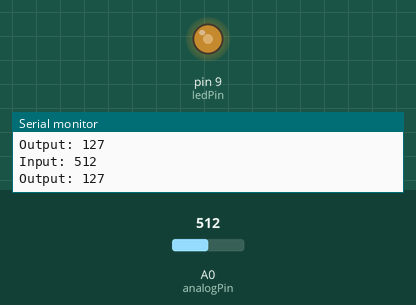
This sketch was run on a simulated Arduino Uno, built with avr-gcc and run on an emulated ATmega328P. On the bench: output pins drawn as LEDs (lit = HIGH), the last lines printed to the serial monitor. Inputs (shaded band) come from the test bench; at power-on: A0 (analogPin) = 512.

Above: at 1.8 s.
1.9 s: A0 (analogPin) set to 716
At 3.1 s:
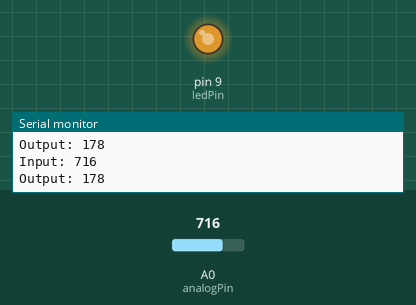
3.5 s: A0 (analogPin) set to 900
At 4.6 s:
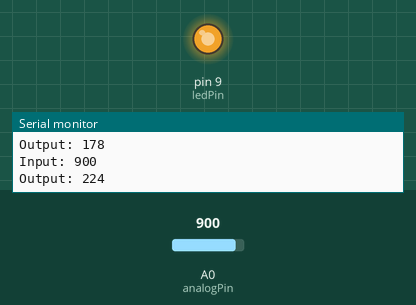
5.5 s: A0 (analogPin) set to 122
At 7.2 s:
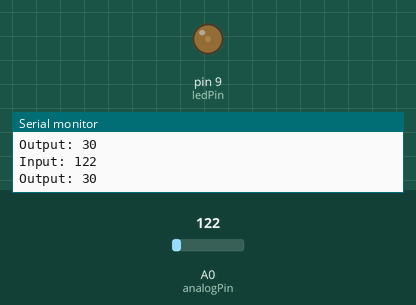
7.5 s: A0 (analogPin) set to 0
At 9.0 s:
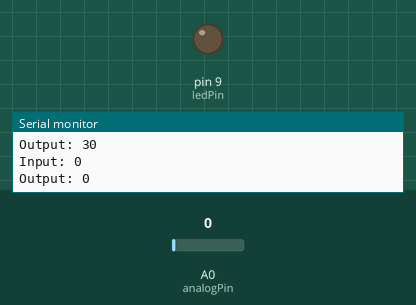
9.5 s: A0 (analogPin) set to 511
At 10.5 s:
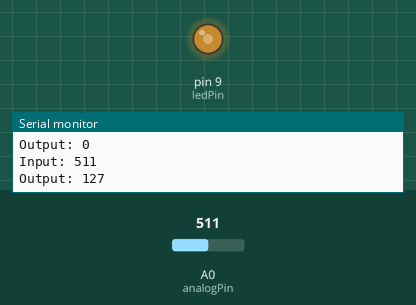
Timing chart, 0 to 12.5 s (numbered marks = the images above; inputs shaded):
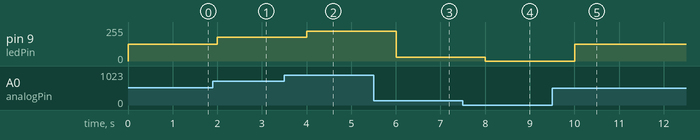

The sketch:

Controlling_LED_by_Potentiometer.ino
```cpp
//Controlling led by potentiometer
//Rotate the shaft of the potentiometer and you should see the luminance of the LED change.
//Email:info@primerobotics.in
//Website:www.primerobotics.in
//2015.5.7
/******************************************/
const int analogPin = 0;//the analog input pin attach to
const int ledPin = 9;//the led attach to
int inputValue = 0;//variable to store the value coming from sensor
int outputValue = 0;//variable to store the output value
/******************************************/
void setup()
{
  Serial.begin(9600);//set the serial communication baudrate as 9600
}
/******************************************/
void loop()
{
  inputValue = analogRead(analogPin);//read the value from the potentiometer
  Serial.print("Input: "); //print "Input"
  Serial.println(inputValue); //print inputValue
  outputValue = map(inputValue, 0, 1023, 0, 255); //Convert from 0-1023 proportional to the number of a number of from 0 to 255
  Serial.print("Output: "); //print "Output"
  Serial.println(outputValue); //print outputValue
  analogWrite(ledPin, outputValue); //turn the LED on depending on the output value
  delay(1000);
}
/*******************************************/
```

Measured:
- after the input at 1.9 s, pin 9 (ledPin): 127/255 → 178/255 after 0.10 s
- after the input at 3.5 s, pin 9 (ledPin): 178/255 → 224/255 after 0.50 s
- after the input at 5.5 s, pin 9 (ledPin): 224/255 → 30/255 after 0.50 s
- after the input at 7.5 s, pin 9 (ledPin): 30/255 → 0/255 after 0.51 s
- after the input at 9.5 s, pin 9 (ledPin): 0/255 → 127/255 after 0.51 s
